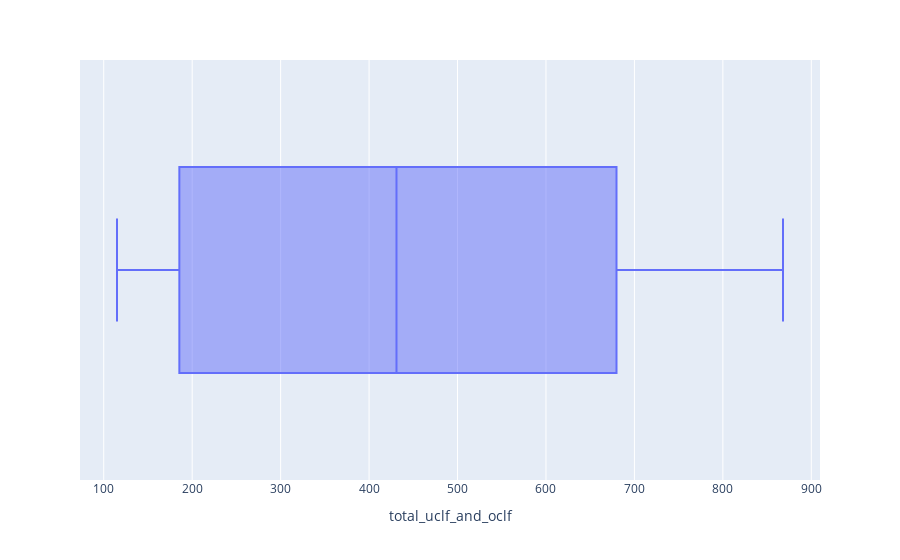

Notebook cell for this chart:
### Code cell
fig = px.box(loss, x="total_uclf_and_oclf")
fig.show()

### Figure 1 — Plotly figure (JSON) as saved in the notebook; plotly's stock layout.template omitted (floating-point values rounded to 4 significant figures)
{"data": [{"alignmentgroup": "True", "hovertemplate": "total_uclf_and_oclf=%{x}<extra></extra>", "legendgroup": "", "marker": {"color": "#636efa"}, "name": "", "notched": false, "offsetgroup": "", "orientation": "h", "showlegend": false, "type": "box", "x": [617, 209, 431, 868, 115], "x0": " ", "xaxis": "x", "y0": " ", "yaxis": "y"}], "layout": {"boxmode": "group", "legend": {"tracegroupgap": 0}, "margin": {"t": 60}, "xaxis": {"anchor": "y", "domain": [0, 1], "title": {"text": "total_uclf_and_oclf"}}, "yaxis": {"anchor": "x", "domain": [0, 1]}}}
